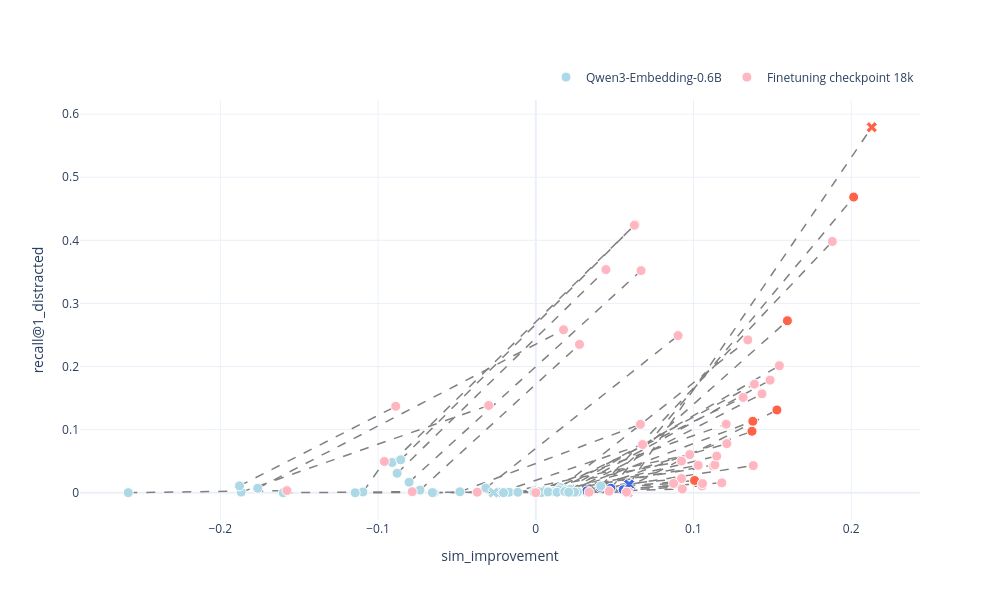
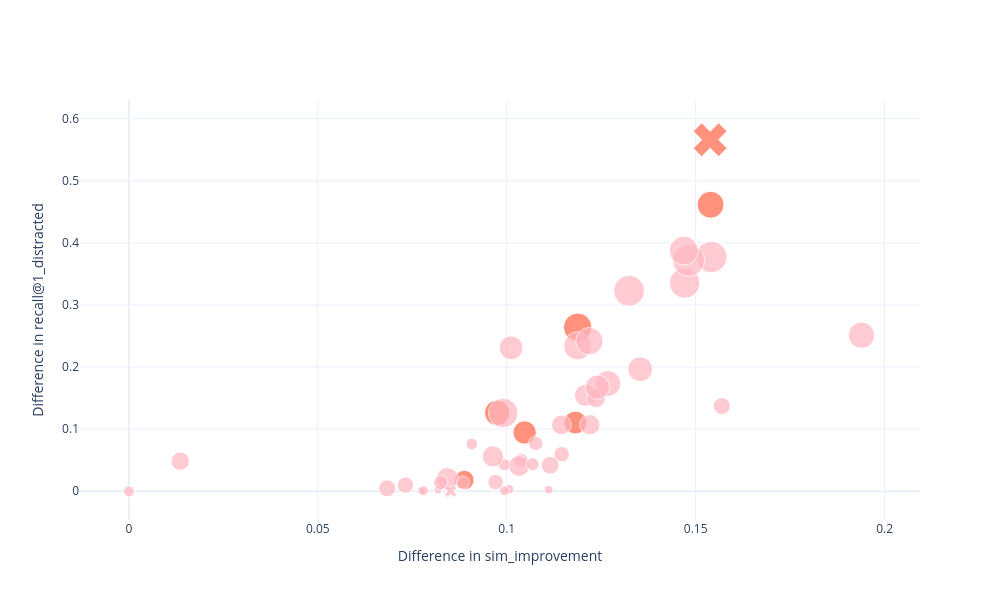

Notebook code for these charts, in order:
### Code cell
x = "sim_improvement"
y = f"recall@{1}_distracted"

fig = plot_paired_differences(
                            dfs["Qwen__Qwen3-Embedding-0.6B"], 
                            #dfs["__scratch__project_462001491__jmnybl__checkpoint-19478-tatoeba"], 
                            dfs["__scratch__project_462001491__jmnybl__final_embedding_model_checkpoints__v2-20260909-final__final-finetuned-model"], 
                            hover_col="prompt_text", 
                            x=x,
                            y=y,
                            df1_name="Qwen3-Embedding-0.6B", 
                            df2_name="Finetuning checkpoint 18k")
fig.show()

fig = plot_difference(
                    dfs["Qwen__Qwen3-Embedding-0.6B"], 
                    #dfs["__scratch__project_462001491__jmnybl__checkpoint-19478-tatoeba"], 
                    dfs["__scratch__project_462001491__jmnybl__final_embedding_model_checkpoints__v2-20260909-final__final-finetuned-model"],
                    hover_col="prompt_text",
                    x=x,
                    y=y)
fig.show()

### Figure 1 — Plotly figure (JSON) as saved in the notebook; plotly's stock layout.template omitted (floating-point values rounded to 4 significant figures; data arrays with more than 128 entries replaced by an {"elided": "..."} marker saying what was removed)
{"data": [{"hoverinfo": "skip", "line": {"color": "gray", "dash": "dash", "width": 1.5}, "mode": "lines", "showlegend": false, "type": "scatter", "x": {"elided": "147 float values"}, "y": {"elided": "147 float values"}}, {"hovertemplate": "<b>Qwen3-Embedding-0.6B</b><br>x: %{x}<br>y: %{y}<br>prompt_text: %{text}<extra></extra>", "marker": {"color": ["lightblue", "lightblue", "lightblue", "lightblue", "lightblue", "royalblue", "lightblue", "lightblue", "lightblue", "royalblue", "lightblue", "lightblue", "royalblue", "royalblue", "royalblue", "royalblue", "lightblue", "lightblue", "lightblue", "lightblue", "lightblue", "lightblue", "lightblue", "lightblue", "lightblue", "lightblue", "lightblue", "lightblue", "lightblue", "lightblue", "lightblue", "lightblue", "lightblue", "lightblue", "lightblue", "lightblue", "lightblue", "lightblue", "lightblue", "lightblue", "lightblue", "lightblue", "royalblue", "lightblue", "lightblue", "lightblue", "lightblue", "lightblue", "lightblue"], "line": {"color": "white", "width": 1}, "size": 10, "symbol": ["circle", "circle", "circle", "circle", "circle", "circle", "circle", "circle", "circle", "circle", "circle", "circle", "circle", "circle", "circle", "circle", "circle", "circle", "circle", "circle", "circle", "circle", "circle", "circle", "circle", "circle", "circle", "circle", "circle", "circle", "circle", "circle", "circle", "circle", "circle", "circle", "circle", "circle", "circle", "circle", "circle", "circle", "x", "x", "circle", "circle", "circle", "circle", "circle"]}, "mode": "markers", "name": "Qwen3-Embedding-0.6B", "text": ["NO_PROMPT", "EMPTY", "Identify categories in user passages.", "Classify user passages.", "Retrieve text that are semantically similar to the given text.", "Retrieve text based on user query.", "Retrieve semantically similar text.", "Given a news summary, retrieve other semantically similar summaries.", "Retrieve parallel sentences.", "Retrieve the answer to the question.", "Identify the topic or theme of Reddit posts based on the titles.", "Identify the main and secondary category of Arxiv papers based on the titles.", "Given a question, retrieve the passage that best answers it.", "Retrieve.", "Find the most relevant passage that directly answers the question.", "Given a question, find a related document.", "Summarize the given paragraph into a short paragraph.", "Match the text to the short abstract.", "Retrieve a summary.", "Given the following brief summary, find the source document that contains the information it describes.", "Classify texts as entailment or contradiction.", "Determine whether the following two passages are contradictory, entailed, or neutral.", "Classify based on semantic similarity.", "Classify the following text into a meaningful cluster based on its content.", "Group documents related to the same topic.", "Cluster.", "Retrieve a similar passage.", "Represent this sentence for a natural language understanding task.", "Group passages based on semantic similarity.", "Retrieve duplicate questions from the forum.", "Retrieve the most relevant problem description for the given code implementation.", "Rerank products by relevance to the e-commerce query.", "Classify the sentiment of the given review as positive or negative.", "Generate a creative story based on the prompt.", "Extract all named entities from the text and categorise them as PERSON, LOCATION, or ORGANIZATION.", "Search for related information.", "Find documents related to the topic.", "Find something useful.", "Retrieve the passage that contains overlapping vocabulary with the source sentence.", "asdfjkl qpwoeiru zxcvbnm", "hgJKSbf oiawnef LKJHDS kdjfbs", "!!!! ??? ### @@@", "Given a question, retrieve Wikipedia passages that answer the question.", "Given a question, retrieve questions that are semantically equivalent to the given question.", "Retrieve the corresponding translation.", "Given an English sentence, find its translation.", "Retrieve parellel sentences.", "Translate.", "Find a sentence that has similar meaning."], "type": "scatter", "x": [0.0, 0.03226, -0.09109, -0.08032, -0.01693, 0.01946, -0.04812, -0.0114, -0.1601, 0.03234, -0.08562, -0.1763, 0.05543, 0.0119, 0.04077, 0.04759, 0.009245, 0.02259, 0.008084, 0.01567, -0.2584, -0.1096, -0.07342, -0.08791, 0.01912, 0.02317, 0.006706, -0.02304, 0.003617, 0.0264, -0.001287, 0.007835, -0.1868, -0.03168, -0.1879, 0.02177, 0.04117, 0.01458, 0.01345, 0.02458, 0.0184, 0.02088, 0.05918, -0.02673, -0.001056, -0.06455, -0.1145, -0.02046, -0.06555], "y": [0.0002838, 0.0009459, 0.04796, 0.01674, 0.0008513, 0.002554, 0.001513, 0.0007567, 0.0, 0.002838, 0.05221, 0.007, 0.004824, 0.001513, 0.008513, 0.007094, 0.001703, 0.00227, 0.00227, 0.00804, 0.0001892, 0.00123, 0.004162, 0.03084, 0.004729, 0.0007567, 0.0006621, 0.0003784, 0.0004729, 0.001135, 0.001608, 0.001324, 0.00104, 0.007378, 0.01088, 0.005013, 0.01069, 0.004446, 0.0007567, 0.00104, 0.001986, 0.0008513, 0.01315, 0.0002838, 0.0006621, 9.459e-05, 0.0, 0.0001892, 0.0001892]}, {"hovertemplate": "<b>Finetuning checkpoint 18k</b><br>x: %{x}<br>y: %{y}<br>prompt_text: %{text}<extra></extra>", "marker": {"color": ["lightpink", "lightpink", "lightpink", "lightpink", "lightpink", "tomato", "lightpink", "lightpink", "lightpink", "tomato", "lightpink", "lightpink", "tomato", "tomato", "tomato", "tomato", "lightpink", "lightpink", "lightpink", "lightpink", "lightpink", "lightpink", "lightpink", "lightpink", "lightpink", "lightpink", "lightpink", "lightpink", "lightpink", "lightpink", "lightpink", "lightpink", "lightpink", "lightpink", "lightpink", "lightpink", "lightpink", "lightpink", "lightpink", "lightpink", "lightpink", "lightpink", "tomato", "lightpink", "lightpink", "lightpink", "lightpink", "lightpink", "lightpink"], "line": {"color": "white", "width": 1}, "size": 10, "symbol": ["circle", "circle", "circle", "circle", "circle", "circle", "circle", "circle", "circle", "circle", "circle", "circle", "circle", "circle", "circle", "circle", "circle", "circle", "circle", "circle", "circle", "circle", "circle", "circle", "circle", "circle", "circle", "circle", "circle", "circle", "circle", "circle", "circle", "circle", "circle", "circle", "circle", "circle", "circle", "circle", "circle", "circle", "x", "x", "circle", "circle", "circle", "circle", "circle"]}, "mode": "markers", "name": "Finetuning checkpoint 18k", "text": ["NO_PROMPT", "EMPTY", "Identify categories in user passages.", "Classify user passages.", "Retrieve text that are semantically similar to the given text.", "Retrieve text based on user query.", "Retrieve semantically similar text.", "Given a news summary, retrieve other semantically similar summaries.", "Retrieve parallel sentences.", "Retrieve the answer to the question.", "Identify the topic or theme of Reddit posts based on the titles.", "Identify the main and secondary category of Arxiv papers based on the titles.", "Given a question, retrieve the passage that best answers it.", "Retrieve.", "Find the most relevant passage that directly answers the question.", "Given a question, find a related document.", "Summarize the given paragraph into a short paragraph.", "Match the text to the short abstract.", "Retrieve a summary.", "Given the following brief summary, find the source document that contains the information it describes.", "Classify texts as entailment or contradiction.", "Determine whether the following two passages are contradictory, entailed, or neutral.", "Classify based on semantic similarity.", "Classify the following text into a meaningful cluster based on its content.", "Group documents related to the same topic.", "Cluster.", "Retrieve a similar passage.", "Represent this sentence for a natural language understanding task.", "Group passages based on semantic similarity.", "Retrieve duplicate questions from the forum.", "Retrieve the most relevant problem description for the given code implementation.", "Rerank products by relevance to the e-commerce query.", "Classify the sentiment of the given review as positive or negative.", "Generate a creative story based on the prompt.", "Extract all named entities from the text and categorise them as PERSON, LOCATION, or ORGANIZATION.", "Search for related information.", "Find documents related to the topic.", "Find something useful.", "Retrieve the passage that contains overlapping vocabulary with the source sentence.", "asdfjkl qpwoeiru zxcvbnm", "hgJKSbf oiawnef LKJHDS kdjfbs", "!!!! ??? ### @@@", "Given a question, retrieve Wikipedia passages that answer the question.", "Given a question, retrieve questions that are semantically equivalent to the given question.", "Retrieve the corresponding translation.", "Given an English sentence, find its translation.", "Retrieve parellel sentences.", "Translate.", "Find a sentence that has similar meaning."], "type": "scatter", "x": [0.0, 0.1054, 0.06306, 0.06675, 0.0976, 0.1376, 0.06633, 0.09241, -0.07833, 0.1371, 0.06252, 0.01759, 0.1529, 0.1007, 0.1595, 0.2015, 0.1125, 0.1434, 0.09236, 0.1344, -0.1578, -0.09598, 0.02772, 0.04446, 0.1544, 0.1057, 0.1136, 0.0677, 0.1029, 0.1379, 0.1207, 0.1315, -0.02987, 0.0902, -0.0888, 0.1485, 0.188, 0.1386, 0.1211, 0.09293, 0.1147, 0.1179, 0.213, 0.0584, 0.08735, 0.04655, -0.03711, 0.05752, 0.03384], "y": [9.459e-05, 0.01078, 0.4252, 0.3521, 0.06044, 0.1132, 0.1084, 0.05013, 0.001703, 0.09743, 0.424, 0.2582, 0.1312, 0.01949, 0.2726, 0.4686, 0.04247, 0.1567, 0.02251, 0.2422, 0.003405, 0.04956, 0.2351, 0.3537, 0.2014, 0.01457, 0.04417, 0.07643, 0.04342, 0.04304, 0.1087, 0.1511, 0.1383, 0.2491, 0.137, 0.1785, 0.3982, 0.1721, 0.07785, 0.00577, 0.05808, 0.0157, 0.5793, 0.0003784, 0.01476, 0.002554, 0.0008513, 0.00104, 0.0009459]}], "layout": {"height": 600, "legend": {"orientation": "h", "x": 1, "xanchor": "right", "y": 1.02, "yanchor": "bottom"}, "width": 1000, "xaxis": {"title": {"text": "sim_improvement"}}, "yaxis": {"title": {"text": "recall@1_distracted"}}}}

### Figure 2 — Plotly figure (JSON) as saved in the notebook; plotly's stock layout.template omitted (floating-point values rounded to 4 significant figures)
{"data": [{"hovertemplate": "<b>Group A</b><br>x: %{x}<br>y: %{y}<br>prompt_text: %{text}<extra></extra>", "marker": {"color": ["lightpink", "lightpink", "lightpink", "lightpink", "lightpink", "tomato", "lightpink", "lightpink", "lightpink", "tomato", "lightpink", "lightpink", "tomato", "tomato", "tomato", "tomato", "lightpink", "lightpink", "lightpink", "lightpink", "lightpink", "lightpink", "lightpink", "lightpink", "lightpink", "lightpink", "lightpink", "lightpink", "lightpink", "lightpink", "lightpink", "lightpink", "lightpink", "lightpink", "lightpink", "lightpink", "lightpink", "lightpink", "lightpink", "lightpink", "lightpink", "lightpink", "tomato", "lightpink", "lightpink", "lightpink", "lightpink", "lightpink", "lightpink"], "line": {"color": "white", "width": 1}, "size": [11.03, 16.34, 31.49, 30.48, 15.58, 22.91, 19.62, 14.32, 8.0, 23.41, 32.0, 26.44, 25.43, 19.62, 28.46, 26.95, 20.88, 22.15, 22.15, 27.96, 9.768, 18.36, 23.92, 30.99, 24.93, 14.32, 13.05, 11.79, 12.29, 17.85, 20.38, 18.86, 17.09, 27.45, 29.47, 25.94, 28.97, 24.42, 14.32, 17.09, 21.39, 15.58, 29.98, 11.03, 13.05, 8.758, 8.0, 9.768, 9.768], "symbol": ["circle", "circle", "circle", "circle", "circle", "circle", "circle", "circle", "circle", "circle", "circle", "circle", "circle", "circle", "circle", "circle", "circle", "circle", "circle", "circle", "circle", "circle", "circle", "circle", "circle", "circle", "circle", "circle", "circle", "circle", "circle", "circle", "circle", "circle", "circle", "circle", "circle", "circle", "circle", "circle", "circle", "circle", "x", "x", "circle", "circle", "circle", "circle", "circle"]}, "mode": "markers", "name": "Difference", "text": ["NO_PROMPT", "EMPTY", "Identify categories in user passages.", "Classify user passages.", "Retrieve text that are semantically similar to the given text.", "Retrieve text based on user query.", "Retrieve semantically similar text.", "Given a news summary, retrieve other semantically similar summaries.", "Retrieve parallel sentences.", "Retrieve the answer to the question.", "Identify the topic or theme of Reddit posts based on the titles.", "Identify the main and secondary category of Arxiv papers based on the titles.", "Given a question, retrieve the passage that best answers it.", "Retrieve.", "Find the most relevant passage that directly answers the question.", "Given a question, find a related document.", "Summarize the given paragraph into a short paragraph.", "Match the text to the short abstract.", "Retrieve a summary.", "Given the following brief summary, find the source document that contains the information it describes.", "Classify texts as entailment or contradiction.", "Determine whether the following two passages are contradictory, entailed, or neutral.", "Classify based on semantic similarity.", "Classify the following text into a meaningful cluster based on its content.", "Group documents related to the same topic.", "Cluster.", "Retrieve a similar passage.", "Represent this sentence for a natural language understanding task.", "Group passages based on semantic similarity.", "Retrieve duplicate questions from the forum.", "Retrieve the most relevant problem description for the given code implementation.", "Rerank products by relevance to the e-commerce query.", "Classify the sentiment of the given review as positive or negative.", "Generate a creative story based on the prompt.", "Extract all named entities from the text and categorise them as PERSON, LOCATION, or ORGANIZATION.", "Search for related information.", "Find documents related to the topic.", "Find something useful.", "Retrieve the passage that contains overlapping vocabulary with the source sentence.", "asdfjkl qpwoeiru zxcvbnm", "hgJKSbf oiawnef LKJHDS kdjfbs", "!!!! ??? ### @@@", "Given a question, retrieve Wikipedia passages that answer the question.", "Given a question, retrieve questions that are semantically equivalent to the given question.", "Retrieve the corresponding translation.", "Given an English sentence, find its translation.", "Retrieve parellel sentences.", "Translate.", "Find a sentence that has similar meaning."], "type": "scatter", "x": [0.0, 0.07318, 0.1542, 0.1471, 0.1145, 0.1181, 0.1145, 0.1038, 0.0818, 0.1047, 0.1481, 0.1939, 0.09746, 0.08876, 0.1188, 0.1539, 0.1033, 0.1208, 0.08427, 0.1187, 0.1006, 0.01359, 0.1011, 0.1324, 0.1353, 0.08253, 0.1068, 0.09074, 0.09933, 0.1115, 0.122, 0.1236, 0.1569, 0.1219, 0.09906, 0.1268, 0.1468, 0.124, 0.1077, 0.06835, 0.09633, 0.09705, 0.1538, 0.08513, 0.08841, 0.1111, 0.0774, 0.07798, 0.09939], "y": [-0.0001892, 0.009837, 0.3772, 0.3353, 0.05959, 0.1107, 0.1069, 0.04938, 0.001703, 0.09459, 0.3717, 0.2512, 0.1264, 0.01797, 0.2641, 0.4615, 0.04077, 0.1545, 0.02024, 0.2342, 0.003216, 0.04834, 0.231, 0.3228, 0.1967, 0.01381, 0.04351, 0.07605, 0.04294, 0.0419, 0.1071, 0.1497, 0.1372, 0.2417, 0.1261, 0.1735, 0.3875, 0.1676, 0.07709, 0.004729, 0.05609, 0.01485, 0.5661, 9.459e-05, 0.01409, 0.002459, 0.0008513, 0.0008513, 0.0007567]}], "layout": {"height": 600, "legend": {"orientation": "h", "x": 1, "xanchor": "right", "y": 1.02, "yanchor": "bottom"}, "width": 1000, "xaxis": {"title": {"text": "Difference in sim_improvement"}}, "yaxis": {"title": {"text": "Difference in recall@1_distracted"}}}}
